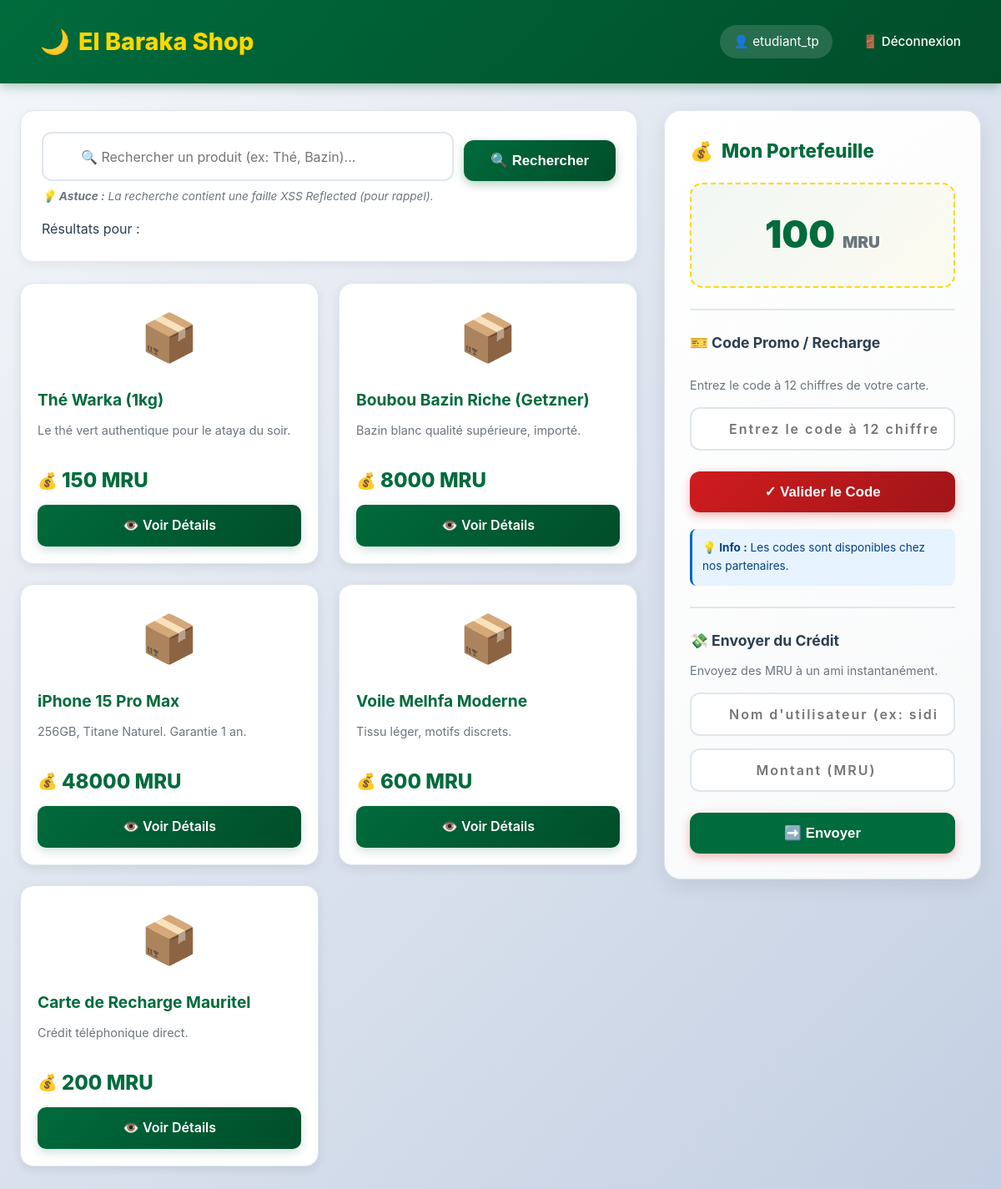
/ (signed in), run on an earlier commit of the app's database.
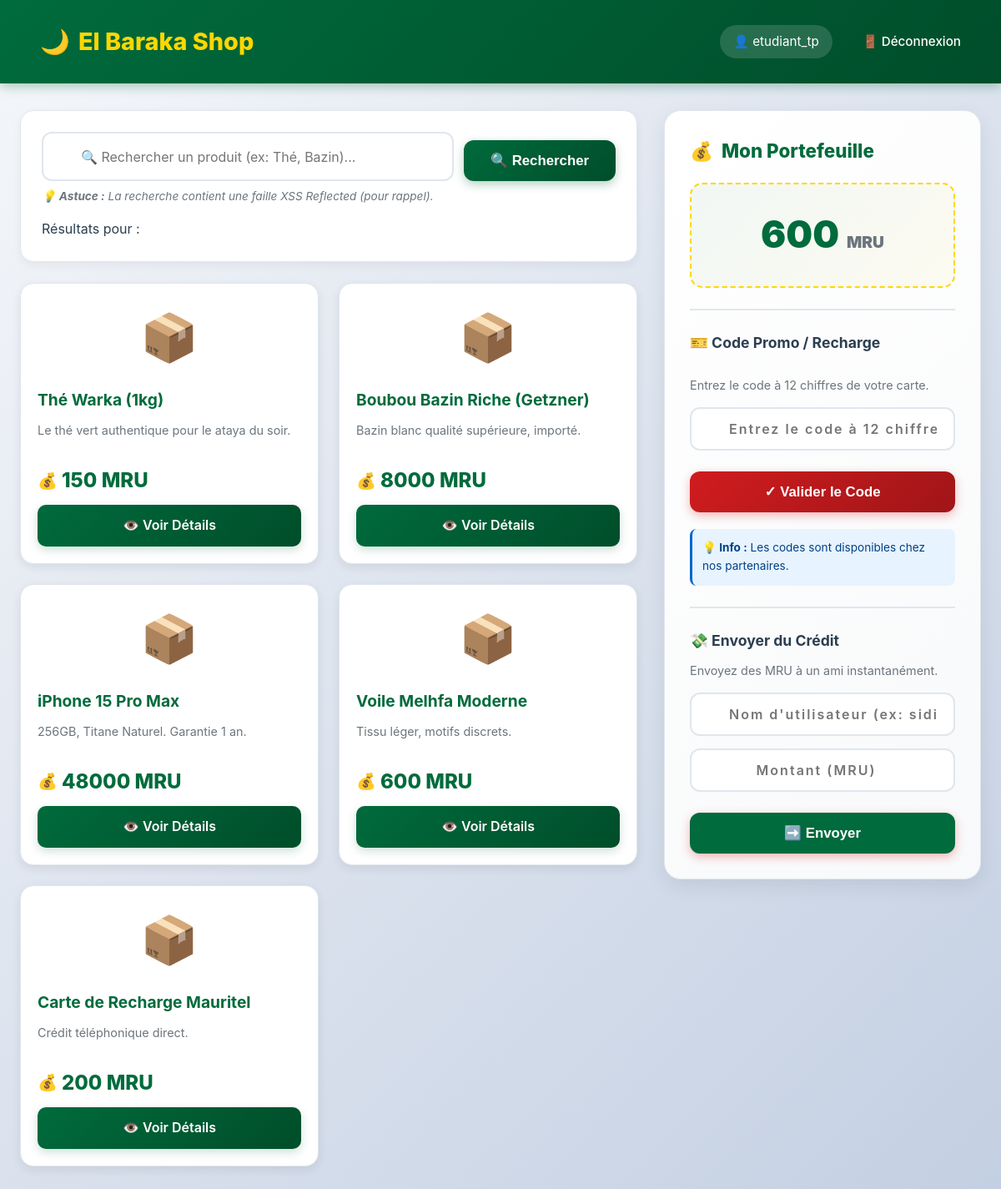
And on a later commit of the database.
### tables this page shows
CREATE TABLE utilisateurs (
            id INTEGER PRIMARY KEY AUTOINCREMENT,
            username TEXT NOT NULL UNIQUE,
            password TEXT NOT NULL,
            telephone TEXT,
            adresse TEXT,
            est_admin BOOLEAN DEFAULT 0,
            solde_mru DECIMAL(10, 2) DEFAULT 0.00
        );

### app.py (the view)
@app.route('/')
def index():
    if 'user_id' not in session:
        return redirect('/login')
    conn = get_db_connection()
    user = conn.execute("SELECT solde_mru FROM utilisateurs WHERE id = ?", (session['user_id'],)).fetchone()
    if user:
        session['solde_mru'] = user['solde_mru']
    produits = conn.execute("SELECT * FROM produits LIMIT 10").fetchall()
    conn.close()
    return render_template('index.html', produits=produits, search_term='')

### app.py (called while the page is built)
def get_db_connection():
    conn = sqlite3.connect('elbaraka.db')
    conn.row_factory = sqlite3.Row
    return conn

### templates/index.html (shortened to what the changed rows need)
{% extends "base.html" %}
{% block content %}
<div class="main-layout">
    <aside>
        <div class="wallet-card">
            <h3 style="margin-top: 0; color: var(--primary); font-size: 1.4rem; font-weight: 800; display: flex; align-items: center; gap: 10px;">
                <span>💰</span>
                <span>Mon Portefeuille</span>
            </h3>
            <div style="font-size: 2.8rem; font-weight: 900; color: var(--primary); text-align: center; padding: 25px; background: linear-gradient(135deg, rgba(0, 107, 60, 0.05) 0%, rgba(255, 215, 0, 0.05) 100%); border-radius: 15px; margin-bottom: 20px; border: 2px dashed var(--gold);">
                {{ session.get('solde_mru', 0) }} <span style="font-size: 1.2rem; color: #6c757d;">MRU</span>
            </div>
            <hr style="border: 0; border-top: 2px solid #e0e6ed; margin: 25px 0;">
            <h4 style="color: var(--text); margin-bottom: 10px; font-size: 1.1rem; font-weight: 700;">
                🎫 Code Promo / Recharge
            </h4>
            <div id="promo-display" style="color: #006b3c; font-weight: bold; margin-bottom: 10px; min-height: 5px;"></div>
            <p style="font-size: 0.9rem; color: #6c757d; margin-bottom: 15px;">
                Entrez le code à 12 chiffres de votre carte.
            </p>
            <form action="/recharger" method="POST" style="display: flex; flex-direction: column; gap: 15px;">
                <input
                    type="text"
                    name="code_pin"
                    placeholder="Entrez le code à 12 chiffres"
                    maxlength="12"
                    pattern="\d{12}"
                    required
                >
                <button type="submit" class="btn-primary" style="background: linear-gradient(135deg, var(--secondary) 0%, #a01518 100%); box-shadow: 0 4px 12px rgba(208, 28, 31, 0.3);">
                </button>
            </form>
            <div style="margin-top: 20px; padding: 12px; background: #e7f3ff; border-radius: 8px; border-left: 3px solid #0066cc;">
                <p style="margin: 0; font-size: 0.85rem; color: #004085;">
                </p>
            </div>
            <hr style="border: 0; border-top: 2px solid #e0e6ed; margin: 25px 0;">
            <h4 style="color: var(--text); margin-bottom: 10px; font-size: 1.1rem; font-weight: 700;">
                💸 Envoyer du Crédit
            </h4>
            <p style="font-size: 0.9rem; color: #6c757d; margin-bottom: 15px;">
                Envoyez des MRU à un ami instantanément.
            </p>
            <form action="/transfert" method="POST" style="display: flex; flex-direction: column; gap: 15px;">
                <input
                    type="text"
                    name="destinataire"
                    placeholder="Nom d'utilisateur (ex: sidi_med)"
                    required
                >
                <input
                    type="number"
                    name="montant"
                    placeholder="Montant (MRU)"
                    min="1"
                    required
                >
                <button type="submit" class="btn-primary" style="background: var(--primary);">
                </button>
            </form>
        </div> </aside>
</div>
{% endblock %}

### templates/base.html (shortened to what this page needs)
<!DOCTYPE html>
<html lang="fr">
<head>
    <link rel="stylesheet" href="{{ url_for('static', filename='style.css') }}">
</head>
<body>
    <nav class="navbar">
        <a href="/" class="brand">
            <span>🌙</span>
            <span>El Baraka Shop</span>
        </a>
        <div class="user-info">
            {% if session.get('user_id') %}
                <span style="background: rgba(255, 255, 255, 0.15); padding: 8px 16px; border-radius: 20px; backdrop-filter: blur(10px);">
                    👤 {{ session.get('username') }}
                </span>
                <a href="/logout">🚪 Déconnexion</a>
            {% else %}
                <a href="/login">🔐 Connexion</a>
            {% endif %}
        </div>
    </nav>
    <div class="container">
        {% block content %}{% endblock %}
    </div>
</body>
</html>

What changed in the data, as far as the page shows it:
changed utilisateurs "etudiant_tp": get (not shown) → "600"
Also different on the page:
{{ session.get('solde_mru', 0) }}: "100" → (not shown)
